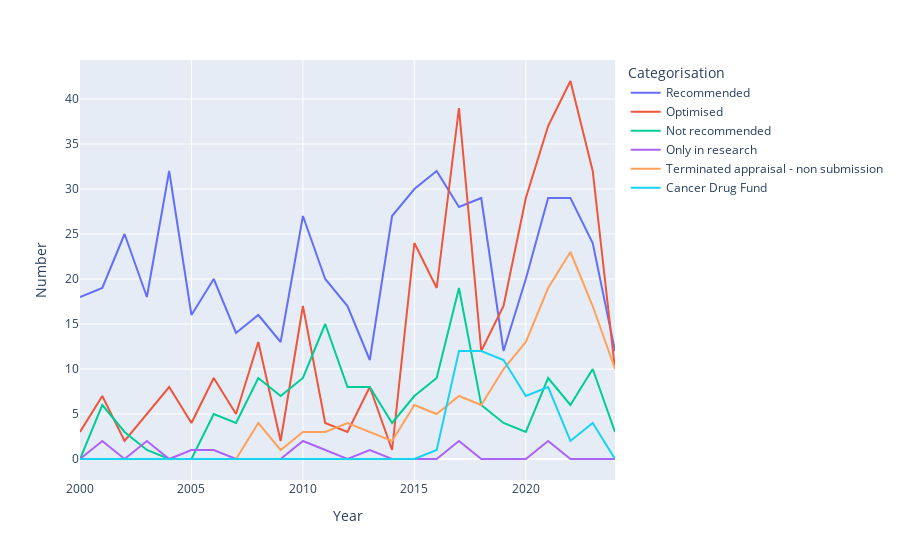

Notebook code for this chart:
### Markdown cell above
### How did this change over time?

### Code cell
# Replace date by year
data_year_costif_pharm = data_pharm.copy()
data_year_costif_pharm['Year of Publication'] = data_pharm['Year of Publication'].str.split('/', expand=True)[0]

# Create container
time_series = pd.DataFrame(columns=['Year', 'Number', 'Categorisation'])

# Count number of occurences for each year
years = data_year_costif_pharm['Year of Publication'].unique()
cats = data_year_costif_pharm['Categorisation (for specific recommendation)'].unique()
for year in years:
    container = pd.DataFrame(columns=['Year', 'Number', 'Categorisation'])

    # Filter for year
    mask = data_year_costif_pharm['Year of Publication'] == year
    temp = data_year_costif_pharm[mask]

    # Count number of occurences for each categorisation type
    for cat in cats:
        mask = temp['Categorisation (for specific recommendation)'] == cat
        number = len(temp[mask])
        container = pd.concat([container, pd.DataFrame({'Year': [int(year)], 'Number': [number], 'Categorisation': [cat]})])

    # Append to final df
    time_series = pd.concat([time_series, container])

# Plot over time
fig = px.line(time_series, x='Year', y='Number', color='Categorisation')
fig.show()

### Figure 1 — Plotly figure (JSON) as saved in the notebook; plotly's stock layout.template omitted (floating-point values rounded to 4 significant figures)
{"data": [{"hovertemplate": "Categorisation=Recommended<br>Year=%{x}<br>Number=%{y}<extra></extra>", "legendgroup": "Recommended", "line": {"color": "#636efa", "dash": "solid"}, "marker": {"symbol": "circle"}, "mode": "lines", "name": "Recommended", "orientation": "v", "showlegend": true, "type": "scatter", "x": [2000, 2001, 2002, 2003, 2004, 2005, 2006, 2007, 2008, 2009, 2010, 2011, 2012, 2013, 2014, 2015, 2016, 2017, 2018, 2019, 2020, 2021, 2022, 2023, 2024], "xaxis": "x", "y": [18, 19, 25, 18, 32, 16, 20, 14, 16, 13, 27, 20, 17, 11, 27, 30, 32, 28, 29, 12, 20, 29, 29, 24, 12], "yaxis": "y"}, {"hovertemplate": "Categorisation=Optimised<br>Year=%{x}<br>Number=%{y}<extra></extra>", "legendgroup": "Optimised", "line": {"color": "#EF553B", "dash": "solid"}, "marker": {"symbol": "circle"}, "mode": "lines", "name": "Optimised", "orientation": "v", "showlegend": true, "type": "scatter", "x": [2000, 2001, 2002, 2003, 2004, 2005, 2006, 2007, 2008, 2009, 2010, 2011, 2012, 2013, 2014, 2015, 2016, 2017, 2018, 2019, 2020, 2021, 2022, 2023, 2024], "xaxis": "x", "y": [3, 7, 2, 5, 8, 4, 9, 5, 13, 2, 17, 4, 3, 8, 1, 24, 19, 39, 12, 17, 29, 37, 42, 32, 10], "yaxis": "y"}, {"hovertemplate": "Categorisation=Not recommended<br>Year=%{x}<br>Number=%{y}<extra></extra>", "legendgroup": "Not recommended", "line": {"color": "#00cc96", "dash": "solid"}, "marker": {"symbol": "circle"}, "mode": "lines", "name": "Not recommended", "orientation": "v", "showlegend": true, "type": "scatter", "x": [2000, 2001, 2002, 2003, 2004, 2005, 2006, 2007, 2008, 2009, 2010, 2011, 2012, 2013, 2014, 2015, 2016, 2017, 2018, 2019, 2020, 2021, 2022, 2023, 2024], "xaxis": "x", "y": [0, 6, 3, 1, 0, 0, 5, 4, 9, 7, 9, 15, 8, 8, 4, 7, 9, 19, 6, 4, 3, 9, 6, 10, 3], "yaxis": "y"}, {"hovertemplate": "Categorisation=Only in research<br>Year=%{x}<br>Number=%{y}<extra></extra>", "legendgroup": "Only in research", "line": {"color": "#ab63fa", "dash": "solid"}, "marker": {"symbol": "circle"}, "mode": "lines", "name": "Only in research", "orientation": "v", "showlegend": true, "type": "scatter", "x": [2000, 2001, 2002, 2003, 2004, 2005, 2006, 2007, 2008, 2009, 2010, 2011, 2012, 2013, 2014, 2015, 2016, 2017, 2018, 2019, 2020, 2021, 2022, 2023, 2024], "xaxis": "x", "y": [0, 2, 0, 2, 0, 1, 1, 0, 0, 0, 2, 1, 0, 1, 0, 0, 0, 2, 0, 0, 0, 2, 0, 0, 0], "yaxis": "y"}, {"hovertemplate": "Categorisation=Terminated appraisal - non submission<br>Year=%{x}<br>Number=%{y}<extra></extra>", "legendgroup": "Terminated appraisal - non submission", "line": {"color": "#FFA15A", "dash": "solid"}, "marker": {"symbol": "circle"}, "mode": "lines", "name": "Terminated appraisal - non submission", "orientation": "v", "showlegend": true, "type": "scatter", "x": [2000, 2001, 2002, 2003, 2004, 2005, 2006, 2007, 2008, 2009, 2010, 2011, 2012, 2013, 2014, 2015, 2016, 2017, 2018, 2019, 2020, 2021, 2022, 2023, 2024], "xaxis": "x", "y": [0, 0, 0, 0, 0, 0, 0, 0, 4, 1, 3, 3, 4, 3, 2, 6, 5, 7, 6, 10, 13, 19, 23, 17, 10], "yaxis": "y"}, {"hovertemplate": "Categorisation=Cancer Drug Fund<br>Year=%{x}<br>Number=%{y}<extra></extra>", "legendgroup": "Cancer Drug Fund", "line": {"color": "#19d3f3", "dash": "solid"}, "marker": {"symbol": "circle"}, "mode": "lines", "name": "Cancer Drug Fund", "orientation": "v", "showlegend": true, "type": "scatter", "x": [2000, 2001, 2002, 2003, 2004, 2005, 2006, 2007, 2008, 2009, 2010, 2011, 2012, 2013, 2014, 2015, 2016, 2017, 2018, 2019, 2020, 2021, 2022, 2023, 2024], "xaxis": "x", "y": [0, 0, 0, 0, 0, 0, 0, 0, 0, 0, 0, 0, 0, 0, 0, 0, 1, 12, 12, 11, 7, 8, 2, 4, 0], "yaxis": "y"}], "layout": {"legend": {"title": {"text": "Categorisation"}, "tracegroupgap": 0}, "margin": {"t": 60}, "xaxis": {"anchor": "y", "domain": [0, 1], "title": {"text": "Year"}}, "yaxis": {"anchor": "x", "domain": [0, 1], "title": {"text": "Number"}}}}
